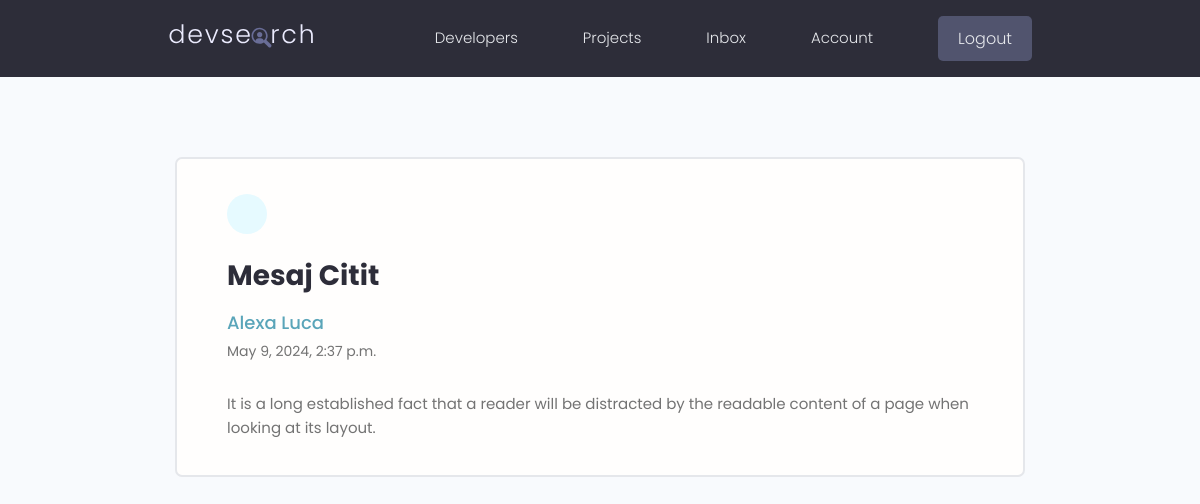
/message/5cea26a9-2216-4d2b-ae11-718ff82277e5/ (signed in), run on the app's committed database.
### users/models.py (models this page shows, shortened)
class Message(models.Model):
    sender = models.ForeignKey(Profile, on_delete=models.SET_NULL, null=True,blank=True)
    recipient = models.ForeignKey(Profile, on_delete=models.SET_NULL, null=True,blank=True, related_name="messages")
    name = models.CharField(max_length=200, null=True, blank=True)
    email = models.EmailField(max_length=200, null=True, blank=True)
    subject = models.CharField(max_length=200, null=True, blank=True)
    body = models.TextField()
    is_read = models.BooleanField(default=False, null=True)
    created = models.DateTimeField(auto_now_add=True)
    id = models.UUIDField(default=uuid.uuid4, unique=True,
                           primary_key=True, editable=False)
    class Meta:
        ordering = ['is_read', '-created']

### users/views.py (the view)
# urls.py: path('message/<str:pk>/', views.viewMessage, name='message'),
@login_required(login_url='login')
def viewMessage(request, pk):
    profile = request.user.profile
    message = profile.messages.get(id=pk)
    if message.is_read == False:
        message.is_read = True
        message.save()
    context = {'message' : message}
    return render(request, 'users/message.html', context)

### users/templates/users/message.html (shortened to what this page needs)
{% extends 'main.html' %}
{% block content %}
  <main class="messagePage my-xl">
    <div class="content-box">
      <div class="message">
        <a class="backButton" href="{% url 'inbox' %}"></a>
        <h2 class="message__subject">{{message.subject}}</h4>
          <a href="profile.html" class="message__author">{{message.name}}</a>
          <p class="message__date">{{message.created}}</p>
          <div class="message__body">
           {{message.body|linebreaksbr}}
          </div>
      </div>
    </div>
  </main>
  {% endblock content %}

### static/styles/app.css (style rules this page uses)
:root { --color-sub: #2d2d39; }
.content-box { width: 95%; max-width: 85rem; margin: 0 auto; }
.message { padding: 2.5rem 0; }
.message > a { display: flex; gap: 1rem; }
.message__author, .message__date { flex-basis: 25%; }
.message__subject { flex-basis: 50%; }
.message__date { text-align: right; }
.messagePage .message { list-style: none; background: var(--color-white); padding: 3.5rem 5rem; border: 2px solid var(--color-light); border-radius: 0.7rem; }
.messagePage .message__subject { font-size: 2.8rem; color: var(--color-sub); margin-bottom: 1rem; margin-top: 2rem; }
.messagePage .message__author { font-size: 1.8rem; font-weight: 500; }
.messagePage .message__date { font-size: 1.4rem; font-weight: 400; text-align: left; margin-bottom: 3rem; }
.backButton { background: var(--color-main-light); color: var(--color-main); width: 4rem; height: 4rem; display: flex; align-items: center; justify-content: center; border-radius: 50%; }

### static/uikit/styles/modules/_variables.css (style rules this page uses)
:root { --color-main: #5aa5b9; --color-main-light: #e6faff; --color-sub: #3f4156; --color-sub-light: #51546e; --color-sub-lighter: #ededfd; --color-text: #737373; --color-gray: #8b8b8b; --color-light: #e5e7eb; --color-light-gray: #767676; --color-bg: #f8fafd; --color-white: #fffefd; --color-white-light: #f3f3f3; --color-success: #359e64; --color-success-bg: #def8e8; --color-error: #fc4b0b; --color-error-bg: #fff2ee; --font-base: 'Poppins', arial, helvetica, 'Segoe UI', roboto, ubuntu, sans-serif; --font-monospace: 'Fira Code', 'Courier New', courier, monospace; --font-regular: 300; --font-medium: 500; --font-bold: 700; --generic-shadow: 1px 1px 5px #00000010; --generic-transition: all 0.3s ease-in-out; }

### static/uikit/styles/modules/_base.css (style rules this page uses)
* { margin: 0; padding: 0; box-sizing: border-box; text-rendering: optimizeLegibility; color: inherit; font-size: inherit; }
html { font-size: 50%; }
@media only screen and (min-width: 480px) { html { font-size: 56.25%; } }
@media only screen and (min-width: 1200px) { html { font-size: 62.5%; } }
body { line-height: 1.6; font-weight: 400; font-size: 1.5rem; color: var(--color-text); background-color: var(--color-bg); min-height: 100vh; }

### static/uikit/styles/modules/_typography.css (style rules this page uses)
* { font-family: var(--font-base); }
h2 { font-size: 3.6rem; font-weight: var(--font-bold); }
p, span, strong { font-size: 1.6rem; color: var(--color-text); font-weight: var(--font-regular); }
a { padding-bottom: 2px; text-decoration: none; display: inline-block; color: var(--color-main); font-weight: var(--font-medium); }

### static/uikit/styles/modules/_utilities.css (style rules this page uses)
.my-xl { margin: 8rem auto; }

### data on the page
Message: subject "Mesaj Citit", name "Alexa Luca", created "May 9, 2024, 2:37 p.m.", body "It is a long established fact that a reader will be distracted by the readable content of a page when looking at its layout."
